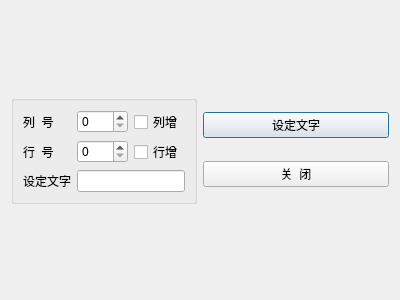
<?xml version="1.0" encoding="UTF-8"?>
<ui version="4.0">
 <class>DialogLocate</class>
 <widget class="QDialog" name="DialogLocate">
  <property name="geometry">
   <rect>
    <x>0</x>
    <y>0</y>
    <width>400</width>
    <height>300</height>
   </rect>
  </property>
  <property name="windowTitle">
   <string>Dialog</string>
  </property>
  <layout class="QGridLayout" name="gridLayout_2">
   <item row="0" column="0">
    <widget class="QGroupBox" name="groupBox">
     <property name="title">
      <string/>
     </property>
     <layout class="QGridLayout" name="gridLayout">
      <item row="0" column="0">
       <widget class="QLabel" name="label">
        <property name="text">
         <string>列  号</string>
        </property>
       </widget>
      </item>
      <item row="0" column="1">
       <widget class="QSpinBox" name="spinBoxColumn">
        <property name="minimum">
         <number>0</number>
        </property>
       </widget>
      </item>
      <item row="0" column="2">
       <widget class="QCheckBox" name="chkBoxColumn">
        <property name="text">
         <string>列增</string>
        </property>
       </widget>
      </item>
      <item row="1" column="0">
       <widget class="QLabel" name="label_2">
        <property name="text">
         <string>行  号</string>
        </property>
       </widget>
      </item>
      <item row="1" column="1">
       <widget class="QSpinBox" name="spinBoxRow"/>
      </item>
      <item row="1" column="2">
       <widget class="QCheckBox" name="chkBoxRow">
        <property name="text">
         <string>行增</string>
        </property>
       </widget>
      </item>
      <item row="2" column="0">
       <widget class="QLabel" name="label_3">
        <property name="text">
         <string>设定文字</string>
        </property>
       </widget>
      </item>
      <item row="2" column="1" colspan="2">
       <widget class="QLineEdit" name="edtCaption"/>
      </item>
     </layout>
    </widget>
   </item>
   <item row="0" column="1">
    <layout class="QVBoxLayout" name="verticalLayout">
     <item>
      <widget class="QPushButton" name="btnSetText">
       <property name="text">
        <string>设定文字</string>
       </property>
       <property name="icon">
        <iconset resource="res.qrc">
         <normaloff>:/images/images/506.bmp</normaloff>:/images/images/506.bmp</iconset>
       </property>
      </widget>
     </item>
     <item>
      <widget class="QPushButton" name="btnClose">
       <property name="text">
        <string>关  闭</string>
       </property>
       <property name="icon">
        <iconset resource="res.qrc">
         <normaloff>:/images/images/132.bmp</normaloff>:/images/images/132.bmp</iconset>
       </property>
      </widget>
     </item>
    </layout>
   </item>
  </layout>
 </widget>
 <resources>
  <include location="res.qrc"/>
 </resources>
 <connections/>
</ui>
